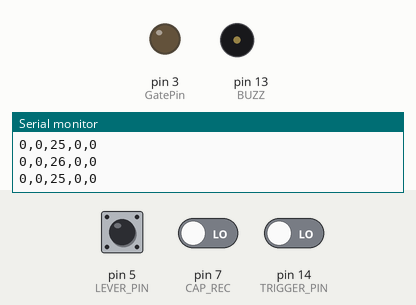
This sketch was run on a simulated Arduino Uno, built with avr-gcc and run on an emulated ATmega328P. Parts: output pins drawn as LEDs (lit = HIGH), buzzer (waves = sounding), the last lines printed to the serial monitor. The inputs (shaded band) are chosen by the test bench; at power-on: pin 5 (LEVER_PIN) LOW, pin 7 (CAP_REC) LOW, pin 14 (TRIGGER_PIN) LOW.

Above: at 1.2 s.
1.3 s: pin 5 (LEVER_PIN) driven HIGH and pin 7 (CAP_REC) driven HIGH
4.3 s: pin 5 (LEVER_PIN) driven LOW
At 5.9 s:
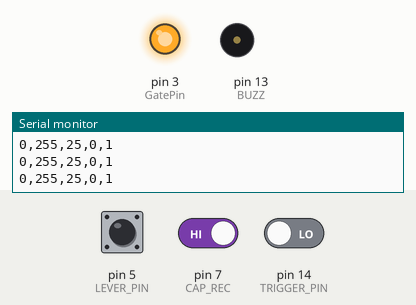
7.3 s: pin 5 (LEVER_PIN) pulsed HIGH 2 times (0.12 s each, 0.3 s apart)
At 11.2 s:
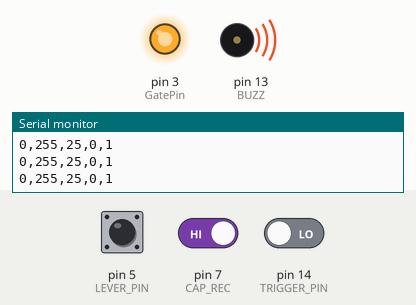
Timing chart, 0 to 14.1 s (numbered marks = the images above; inputs shaded):
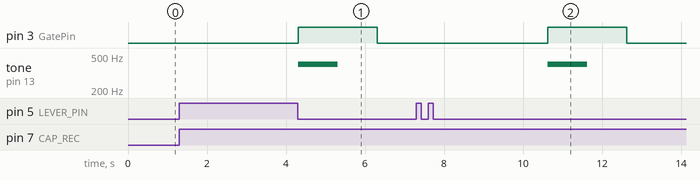

The sketch:

Feeder_arduino2.ino
```cpp
// Originally by Nickolas Belenko at Rockefeller University.
//#include <toneAC.h>
//#include <Volume.h>

//Volume vol;
#define LEVER_PIN 5   // the pin that the pushbutton is attached to
#define GatePin 3
#define CAP_REC 7
#define BUZZ 13
#define FREQ 400  // FREQ works with tone(), but it cannot change the volume.
#define TRIGGER_PIN 14 //Analog pin A0.

// Feeder activation
int GatePWM = 0; // initially closed state
int feederState = 0;
int buttonState = 0;         // current state of the button
int lastButtonState = 0;     // previous state of the button
int lickState = 0;
int trigger = 0;

// Capacitive sensor

// Feeder and lickometer modulator
unsigned long initialMillis;
unsigned long dt; // delta time. `millis() - initialMillis`
int cycleDuration = 25; // The length of each cycle in `loop` in millisecond: This is also lickometer sampling rate.
int timeoutDelay = cycleDuration-1; // lickometer time out max in millisecond.
int valveOpenDelay = 3000; // Delayed feeding after button press in millisecond
int valveOpenDuration = 2000; // in millisecond.
int toneDuration = 1000; // in millisecond.
int toneVol = 100; // volume intensity less than 256. This does not work with `tone()` function; and tone frequency cannot be changed.
int _toneVol;
unsigned long timeCounter = 0;

// Wash
int minWashTime = 1000; // Multipled by cycleDuration
int buttonPushDuration = 0;  // To measure the duration of button press
int pressTimeThresh = 200;   // Open the valve when lever pressed longer than `thresh`  (multipled by cycleDuration)

void setup() {
  //vol.begin();
  pinMode(LEVER_PIN, INPUT);
  pinMode(GatePin, OUTPUT);
  pinMode(BUZZ, OUTPUT);
  pinMode(CAP_REC, INPUT);
  pinMode(TRIGGER_PIN, INPUT);

  analogWrite(GatePin, GatePWM); // Initially feeder is closed

  Serial.begin(9600);
}

void loop() {
  //test = digitalRead(TEST_PIN);
  // read the pushbutton input pin:
  initialMillis = millis();  // initial time.
  buttonState = digitalRead(LEVER_PIN);
  lickState = digitalRead(CAP_REC);
  trigger = digitalRead(TRIGGER_PIN);

  //// Feeder activator
  // Turn on `feederState` and initialize `timeCounter`
  if (buttonState != lastButtonState && buttonState == HIGH){
    if (GatePWM != 255){ //Once valve is open, it does not respond to the trigger.
      timeCounter = 0;
    }
    feederState = 1;
  }
  // When feederState is On, turn on `GatePWM`. `timeCounter` is for delayed feeder activation.
  if (GatePWM == 0 && timeCounter >= valveOpenDelay && feederState == 1){
      _toneVol = toneVol;
      GatePWM = 255;
      analogWrite(GatePin, GatePWM);
      //analogWrite(BUZZ, _toneVol);
      tone(BUZZ, FREQ, toneDuration); // For now `toneDuration` cannot be longer than valveOpenDuration.
      //toneAC(FREQ, 2, 1000);
      //vol.tone(440, 255);
      timeCounter = 0;
  }
  // Turn off `feederState` and `GatePWM`
  if (GatePWM == 255 && timeCounter > valveOpenDuration && feederState == 1){
    GatePWM = 0;
    feederState = 0;
    analogWrite(GatePin, GatePWM);
  }
  // Turn off the buzzer.
  if (_toneVol > 0 && timeCounter > toneDuration){
    _toneVol = 0;
    noTone(BUZZ);
    //analogWrite(BUZZ, _toneVol);
  }
  lastButtonState = buttonState;
  ////

  buttonPushDuration = valveOpenSignal(minWashTime, buttonState, buttonPushDuration, pressTimeThresh); // Wash function
  dt = millis()-initialMillis; //Measure time difference between the beginning and the end.
  while(dt < cycleDuration){
    dt = millis()-initialMillis;
  }
  timeCounter += dt;
  Serial.print(buttonState);
  Serial.print(",");
  Serial.print(GatePWM);
  Serial.print(",");
  Serial.print(dt);
  Serial.print(",");
  Serial.print(trigger);
  Serial.print(",");
  Serial.println(lickState);
}


int valveOpenSignal(int minWashTime, int buttonState, int buttonPushDuration, int pressTimeThresh){
  int var = 0;
  if (buttonState == HIGH)
  {
    buttonPushDuration += 1;
    if (buttonPushDuration >= pressTimeThresh)
    {
      tone(BUZZ, FREQ, 1000);
      analogWrite(GatePin, 255);  //Leave the valve open
      while (var <= minWashTime || buttonState == LOW){
        var++;
        buttonState = digitalRead(LEVER_PIN);
      }
      buttonPushDuration = 0;
    }
    return buttonPushDuration;
  }
  else {
    return buttonPushDuration = 0;
  }
}
```

Measured:
- after the input at 4.3 s, tone on pin 13 (BUZZ): goes on until 5.3 s, then stays silent
- after the input at 7.3 s, pin 3 (GatePin): LOW → HIGH after 3.3 s, → LOW 2.0 s later; tone on pin 13 (BUZZ): silent → 400 Hz after 3.3 s, → silent 1.0 s later
